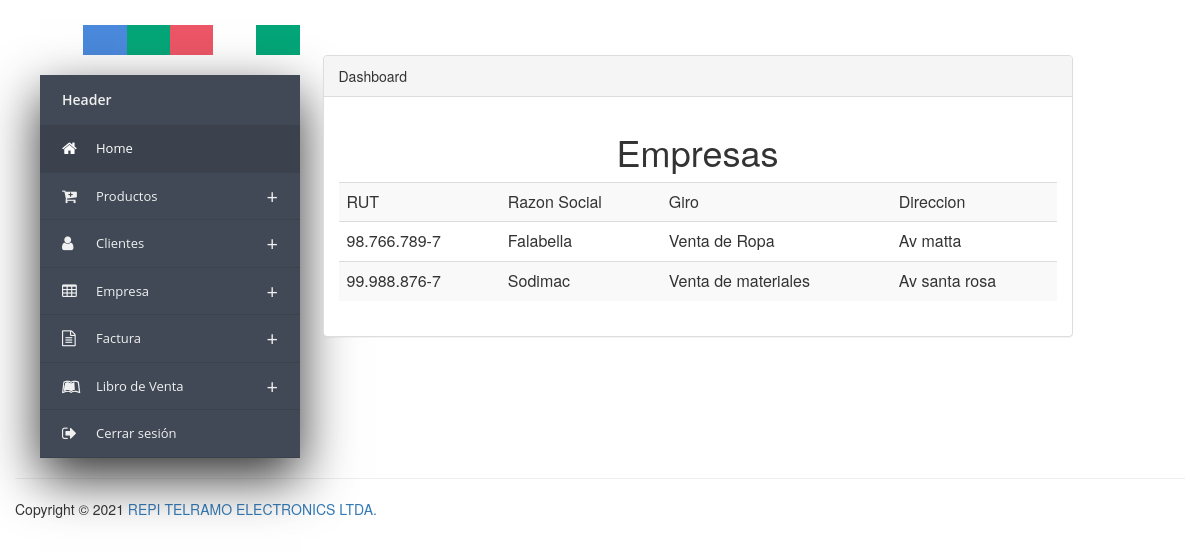
The app's page /Presentacion/admin/EmpListar.php, older data.
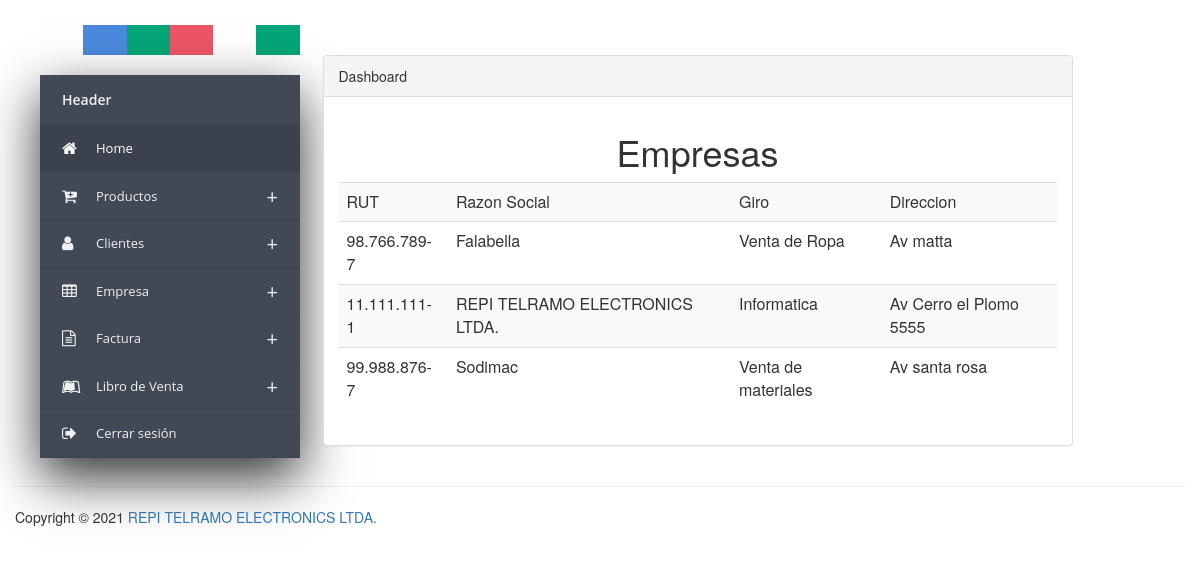
The same page, newer data.
### tables this page shows
CREATE TABLE `empresa` (
  `rut` varchar(13) NOT NULL,
  `RazonSocial` varchar(100) NOT NULL,
  `Giro` varchar(100) NOT NULL,
  `Direccion` varchar(100) NOT NULL
);

### Presentacion/admin/EmpListar.php (the view, shortened to what this page needs)
<html lang="en">
    <head>
        <link href="../Estilos/css/AdminEstilo.css" rel="stylesheet" >
        <link rel="stylesheet" href="https://maxcdn.bootstrapcdn.com/bootstrap/3.3.7/css/bootstrap.min.css">
        <link rel="stylesheet" href="https://maxcdn.bootstrapcdn.com/font-awesome/4.7.0/css/font-awesome.min.css">
        <link href="//netdna.bootstrapcdn.com/bootstrap/3.2.0/css/bootstrap.min.css" rel="stylesheet" id="bootstrap-css">
    </head>
    <body>
		<?php
			$cone = new Conexion();
			$query = "SELECT * FROM empresa";
			$cons = $cone->query($query);
			$cons->execute();
			$cadena = $cons->fetchALL();
		?>
	<div class="container-fluid main-container">
	<?php include 'MenuAdmin.php'; ?>
		<br>
		<br>
		<br>
		<div class="col-md-8 content">
            <div class="panel panel-default">
                <div class="panel-heading">
                    Dashboard
                </div>
                <div class="panel-body">
				<center>
                        <h1>Empresas</h1>
                        <table class="table table-striped">
                            <tbody>
							<tr>
								<td>RUT</td><td>Razon Social</td><td>Giro</td><td>Direccion</td>
							</tr>
							<?php
            					foreach ($cadena as $row):
               						 echo '<tr><td>' . $row[0] . '</td><td>' . $row[1] . '</td><td>' .$row[2] . '</td><td>' . $row[3] . '</td></tr>';
           						 endforeach;
           					?>
							</tbody>
                        </table>
                </center>
                </div>
            </div>
		</div>
		<footer class="pull-left footer">
			<p class="col-md-12">
				<hr class="divider">
				Copyright &COPY; 2021 <a href="http://www.pingpong-labs.com">REPI TELRAMO ELECTRONICS LTDA.</a>
			</p>
		</footer>
	</div>
    </body>
</html>

Row changes from the older to the newer data that the page shows:
added empresa: rut "11.111.111-1", RazonSocial "REPI TELRAMO ELECTRONICS LTDA.", Giro "Informatica", Direccion "Av Cerro el Plomo 5555"
